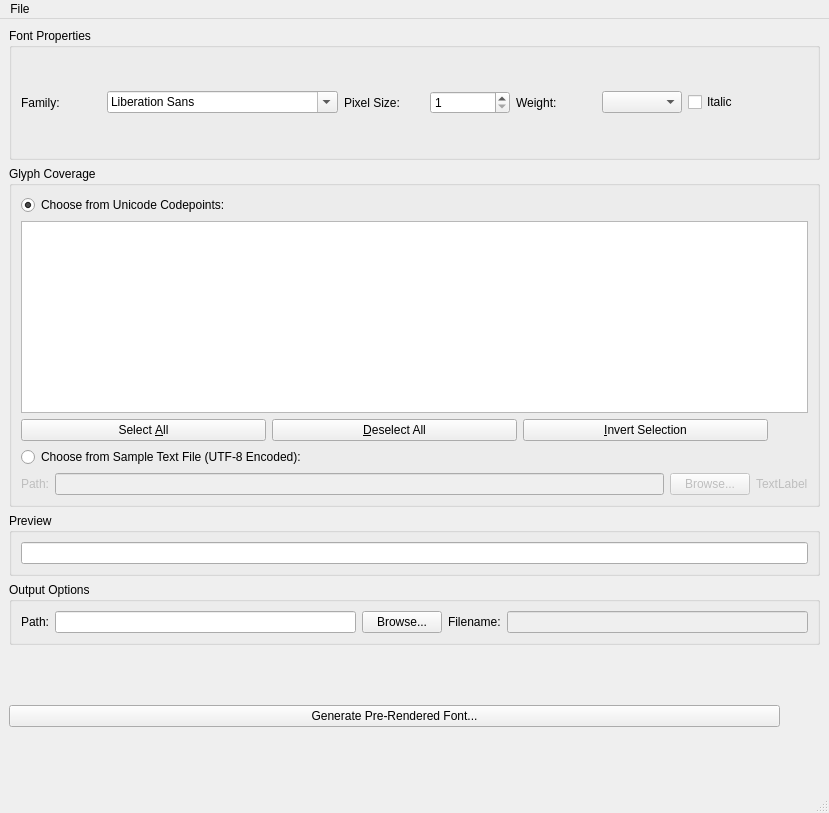
<?xml version="1.0" encoding="UTF-8"?>
<ui version="4.0">
 <class>MainWindow</class>
 <widget class="QMainWindow" name="MainWindow">
  <property name="geometry">
   <rect>
    <x>0</x>
    <y>0</y>
    <width>829</width>
    <height>813</height>
   </rect>
  </property>
  <property name="windowTitle">
   <string>MakeQPF</string>
  </property>
  <widget class="QWidget" name="centralwidget">
   <layout class="QVBoxLayout">
    <property name="spacing">
     <number>6</number>
    </property>
    <property name="margin" stdset="0">
     <number>9</number>
    </property>
    <item>
     <widget class="QGroupBox" name="groupBox">
      <property name="title">
       <string>Font Properties</string>
      </property>
      <layout class="QHBoxLayout">
       <property name="spacing">
        <number>6</number>
       </property>
       <property name="margin" stdset="0">
        <number>9</number>
       </property>
       <item>
        <widget class="QLabel" name="label">
         <property name="text">
          <string>Family:</string>
         </property>
        </widget>
       </item>
       <item>
        <widget class="QFontComboBox" name="fontComboBox"/>
       </item>
       <item>
        <widget class="QLabel" name="label_2">
         <property name="text">
          <string>Pixel Size:</string>
         </property>
        </widget>
       </item>
       <item>
        <widget class="QSpinBox" name="pixelSize">
         <property name="minimum">
          <number>1</number>
         </property>
        </widget>
       </item>
       <item>
        <widget class="QLabel" name="label_7">
         <property name="text">
          <string>Weight:</string>
         </property>
        </widget>
       </item>
       <item>
        <widget class="QComboBox" name="weightCombo"/>
       </item>
       <item>
        <widget class="QCheckBox" name="italic">
         <property name="text">
          <string>Italic</string>
         </property>
        </widget>
       </item>
       <item>
        <spacer>
         <property name="orientation">
          <enum>BobUI::Orientation::Horizontal</enum>
         </property>
         <property name="sizeHint" stdset="0">
          <size>
           <width>40</width>
           <height>20</height>
          </size>
         </property>
        </spacer>
       </item>
      </layout>
     </widget>
    </item>
    <item>
     <widget class="QGroupBox" name="groupBox_2">
      <property name="title">
       <string>Glyph Coverage</string>
      </property>
      <layout class="QVBoxLayout">
       <property name="spacing">
        <number>6</number>
       </property>
       <property name="margin" stdset="0">
        <number>9</number>
       </property>
       <item>
        <widget class="QRadioButton" name="chooseFromCodePoints">
         <property name="text">
          <string>Choose from Unicode Codepoints:</string>
         </property>
         <property name="checked">
          <bool>true</bool>
         </property>
        </widget>
       </item>
       <item>
        <layout class="QVBoxLayout">
         <property name="spacing">
          <number>6</number>
         </property>
         <property name="margin" stdset="0">
          <number>0</number>
         </property>
         <item>
          <widget class="QListWidget" name="characterRangeView"/>
         </item>
         <item>
          <layout class="QHBoxLayout">
           <property name="spacing">
            <number>6</number>
           </property>
           <property name="margin" stdset="0">
            <number>0</number>
           </property>
           <item>
            <widget class="QPushButton" name="selectAll">
             <property name="text">
              <string>Select &amp;All</string>
             </property>
            </widget>
           </item>
           <item>
            <widget class="QPushButton" name="deselectAll">
             <property name="text">
              <string>&amp;Deselect All</string>
             </property>
            </widget>
           </item>
           <item>
            <widget class="QPushButton" name="invertSelection">
             <property name="text">
              <string>&amp;Invert Selection</string>
             </property>
            </widget>
           </item>
           <item>
            <spacer>
             <property name="orientation">
              <enum>BobUI::Orientation::Horizontal</enum>
             </property>
             <property name="sizeHint" stdset="0">
              <size>
               <width>40</width>
               <height>20</height>
              </size>
             </property>
            </spacer>
           </item>
          </layout>
         </item>
        </layout>
       </item>
       <item>
        <widget class="QRadioButton" name="chooseFromSampleFile">
         <property name="text">
          <string>Choose from Sample Text File (UTF-8 Encoded):</string>
         </property>
        </widget>
       </item>
       <item>
        <layout class="QHBoxLayout">
         <property name="spacing">
          <number>6</number>
         </property>
         <property name="margin" stdset="0">
          <number>0</number>
         </property>
         <item>
          <widget class="QLabel" name="label_5">
           <property name="enabled">
            <bool>false</bool>
           </property>
           <property name="text">
            <string>Path:</string>
           </property>
          </widget>
         </item>
         <item>
          <widget class="QLineEdit" name="sampleFile">
           <property name="enabled">
            <bool>false</bool>
           </property>
          </widget>
         </item>
         <item>
          <widget class="QPushButton" name="browseSampleFile">
           <property name="enabled">
            <bool>false</bool>
           </property>
           <property name="text">
            <string>Browse...</string>
           </property>
          </widget>
         </item>
         <item>
          <widget class="QLabel" name="charCount">
           <property name="enabled">
            <bool>false</bool>
           </property>
           <property name="text">
            <string>TextLabel</string>
           </property>
          </widget>
         </item>
        </layout>
       </item>
      </layout>
     </widget>
    </item>
    <item>
     <widget class="QGroupBox" name="groupBox_3">
      <property name="title">
       <string>Preview</string>
      </property>
      <layout class="QHBoxLayout">
       <property name="spacing">
        <number>6</number>
       </property>
       <property name="margin" stdset="0">
        <number>9</number>
       </property>
       <item>
        <widget class="QLineEdit" name="preview"/>
       </item>
      </layout>
     </widget>
    </item>
    <item>
     <widget class="QGroupBox" name="groupBox_4">
      <property name="title">
       <string>Output Options</string>
      </property>
      <layout class="QHBoxLayout">
       <property name="spacing">
        <number>6</number>
       </property>
       <property name="margin" stdset="0">
        <number>9</number>
       </property>
       <item>
        <widget class="QLabel" name="label_3">
         <property name="text">
          <string>Path:</string>
         </property>
        </widget>
       </item>
       <item>
        <widget class="QLineEdit" name="path"/>
       </item>
       <item>
        <widget class="QPushButton" name="browsePath">
         <property name="text">
          <string>Browse...</string>
         </property>
        </widget>
       </item>
       <item>
        <widget class="QLabel" name="label_4">
         <property name="text">
          <string>Filename:</string>
         </property>
        </widget>
       </item>
       <item>
        <widget class="QLineEdit" name="fileName">
         <property name="enabled">
          <bool>false</bool>
         </property>
        </widget>
       </item>
      </layout>
     </widget>
    </item>
    <item>
     <layout class="QHBoxLayout">
      <property name="spacing">
       <number>6</number>
      </property>
      <property name="margin" stdset="0">
       <number>0</number>
      </property>
      <item>
       <widget class="QPushButton" name="generate">
        <property name="text">
         <string>Generate Pre-Rendered Font...</string>
        </property>
       </widget>
      </item>
      <item>
       <spacer>
        <property name="orientation">
         <enum>BobUI::Orientation::Horizontal</enum>
        </property>
        <property name="sizeHint" stdset="0">
         <size>
          <width>40</width>
          <height>20</height>
         </size>
        </property>
       </spacer>
      </item>
     </layout>
    </item>
   </layout>
  </widget>
  <widget class="QMenuBar" name="menubar">
   <property name="geometry">
    <rect>
     <x>0</x>
     <y>0</y>
     <width>829</width>
     <height>26</height>
    </rect>
   </property>
   <widget class="QMenu" name="menuFile">
    <property name="title">
     <string>File</string>
    </property>
    <addaction name="actionAdd_Custom_Font"/>
    <addaction name="separator"/>
    <addaction name="action_Exit"/>
   </widget>
   <addaction name="menuFile"/>
  </widget>
  <widget class="QStatusBar" name="statusbar"/>
  <action name="actionAdd_Custom_Font">
   <property name="text">
    <string>&amp;Add Custom Font...</string>
   </property>
  </action>
  <action name="action_Exit">
   <property name="text">
    <string>&amp;Exit</string>
   </property>
  </action>
 </widget>
 <resources/>
 <connections>
  <connection>
   <sender>action_Exit</sender>
   <signal>triggered()</signal>
   <receiver>MainWindow</receiver>
   <slot>close()</slot>
   <hints>
    <hint type="sourcelabel">
     <x>-1</x>
     <y>-1</y>
    </hint>
    <hint type="destinationlabel">
     <x>383</x>
     <y>215</y>
    </hint>
   </hints>
  </connection>
  <connection>
   <sender>chooseFromCodePoints</sender>
   <signal>toggled(bool)</signal>
   <receiver>characterRangeView</receiver>
   <slot>setEnabled(bool)</slot>
   <hints>
    <hint type="sourcelabel">
     <x>183</x>
     <y>144</y>
    </hint>
    <hint type="destinationlabel">
     <x>146</x>
     <y>295</y>
    </hint>
   </hints>
  </connection>
  <connection>
   <sender>chooseFromCodePoints</sender>
   <signal>toggled(bool)</signal>
   <receiver>selectAll</receiver>
   <slot>setEnabled(bool)</slot>
   <hints>
    <hint type="sourcelabel">
     <x>236</x>
     <y>146</y>
    </hint>
    <hint type="destinationlabel">
     <x>46</x>
     <y>508</y>
    </hint>
   </hints>
  </connection>
  <connection>
   <sender>chooseFromCodePoints</sender>
   <signal>toggled(bool)</signal>
   <receiver>deselectAll</receiver>
   <slot>setEnabled(bool)</slot>
   <hints>
    <hint type="sourcelabel">
     <x>280</x>
     <y>147</y>
    </hint>
    <hint type="destinationlabel">
     <x>158</x>
     <y>502</y>
    </hint>
   </hints>
  </connection>
  <connection>
   <sender>chooseFromCodePoints</sender>
   <signal>toggled(bool)</signal>
   <receiver>invertSelection</receiver>
   <slot>setEnabled(bool)</slot>
   <hints>
    <hint type="sourcelabel">
     <x>364</x>
     <y>143</y>
    </hint>
    <hint type="destinationlabel">
     <x>281</x>
     <y>509</y>
    </hint>
   </hints>
  </connection>
  <connection>
   <sender>chooseFromSampleFile</sender>
   <signal>toggled(bool)</signal>
   <receiver>sampleFile</receiver>
   <slot>setEnabled(bool)</slot>
   <hints>
    <hint type="sourcelabel">
     <x>134</x>
     <y>544</y>
    </hint>
    <hint type="destinationlabel">
     <x>64</x>
     <y>569</y>
    </hint>
   </hints>
  </connection>
  <connection>
   <sender>chooseFromSampleFile</sender>
   <signal>toggled(bool)</signal>
   <receiver>browseSampleFile</receiver>
   <slot>setEnabled(bool)</slot>
   <hints>
    <hint type="sourcelabel">
     <x>79</x>
     <y>545</y>
    </hint>
    <hint type="destinationlabel">
     <x>710</x>
     <y>582</y>
    </hint>
   </hints>
  </connection>
  <connection>
   <sender>chooseFromSampleFile</sender>
   <signal>toggled(bool)</signal>
   <receiver>charCount</receiver>
   <slot>setEnabled(bool)</slot>
   <hints>
    <hint type="sourcelabel">
     <x>274</x>
     <y>544</y>
    </hint>
    <hint type="destinationlabel">
     <x>790</x>
     <y>569</y>
    </hint>
   </hints>
  </connection>
  <connection>
   <sender>chooseFromSampleFile</sender>
   <signal>toggled(bool)</signal>
   <receiver>label_5</receiver>
   <slot>setEnabled(bool)</slot>
   <hints>
    <hint type="sourcelabel">
     <x>112</x>
     <y>541</y>
    </hint>
    <hint type="destinationlabel">
     <x>37</x>
     <y>579</y>
    </hint>
   </hints>
  </connection>
 </connections>
</ui>
